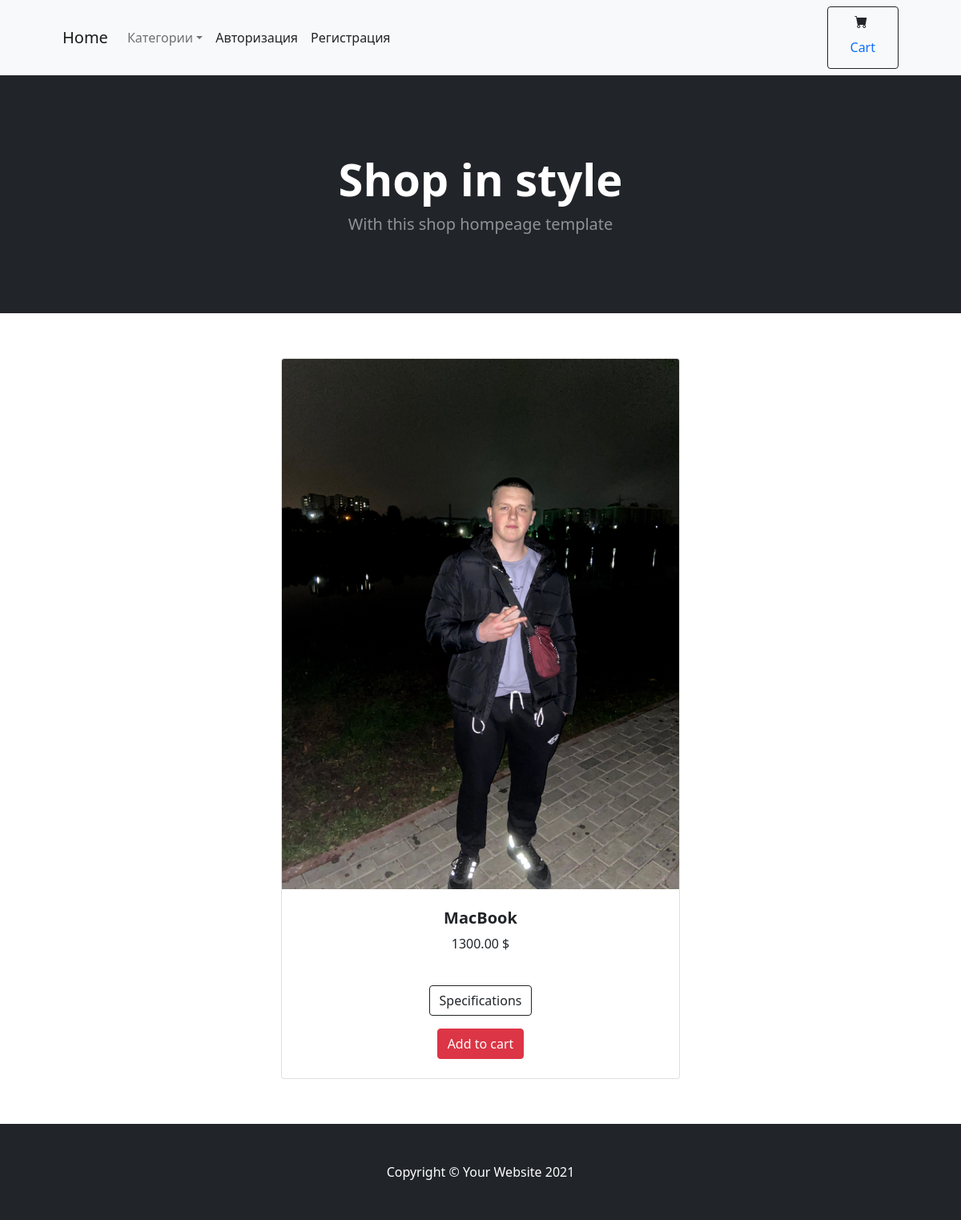
The page / on the database its author committed.
### mainapp/models.py (models this page shows, shortened)
class Product(models.Model):
    MIN_RESOLUTION = (0, 0)
    MAX_RESOLUTION = (8000, 8000)
    category = models.ForeignKey(Category, verbose_name="Category", on_delete=models.CASCADE)
    title = models.CharField(max_length=256, verbose_name="Name of product")
    slug = models.SlugField(max_length=256)
    image = models.ImageField(upload_to="products/%Y/%m/%d", blank=True, verbose_name="Image")
    description = models.TextField(blank=True, verbose_name="Description")
    price = models.DecimalField(max_digits=10, decimal_places=2, verbose_name="Price")
    available = models.BooleanField(default=True)
    created = models.DateTimeField(auto_now_add=True)
    updated = models.DateTimeField(auto_now=True)
    def __str__(self):
        return self.title
    def get_absolute_url(self):
        return reverse("product_detail", kwargs={"slug": self.slug})

### mainapp/views.py (the view)
# urls.py: path("", BaseView.as_view(), name="base"),
class BaseView(CartMixin, View):
    models = ["notebook", "smartphone"]
    def get(self, request, *args, **kwargs):
        products = Product.objects.all()
        categories = Category.objects.all()
        context = {
            "products": products,
            "cart": self.cart,
            "categories": categories
        }
        return render(request, "item.html", context)

### mainapp/mixins.py (called while the page is built)
    def dispatch(self, request, *args, **kwargs):
        if request.user.is_authenticated:
            customer = Customer.objects.filter(user=request.user).first()
            if not customer:
                customer = Customer.objects.create(
                    user=request.user
                )
            cart = Cart.objects.filter(owner=customer, in_order=False).first()
            if not cart:
                cart = Cart.objects.create(owner=customer)
        else:
            cart = Cart.objects.filter(for_anonymous_user=True).first
            if not cart:
                cart = Cart.objects.create(for_anonymous_user=True)
        self.cart = cart
        return super().dispatch(request, *args, **kwargs)

### mainapp/models.py (called while the page is built)
    def get_absolute_url(self):
        return reverse('category_detail', kwargs={'slug': self.slug})

### mainapp/templates/item.html (shortened to what this page needs)
{% extends 'base.html' %}
{% load static %}
{% block content  %}
    {% for el in products %}
        <div class="col mb-5">
    <div class="card h-100">
        <a href="{{ el.get_absolute_url }}"><img class="card-img-top" src="{{ el.image.url }}" alt=""></a>
        <div class="card-body p-4">
            <div class="text-center">
                <h5 class="fw-bolder">{{ el }}</h5>
                <p>{{ el.price }} $</p>
            </div>
        </div>
        <div class="card-footer p-4 pt-0 border-top-0 bg-transparent">
            <div class="text-center"><a class="btn btn-outline-dark mt-auto" href="{{ el.get_absolute_url }}">Specifications</a></div>
                <div class="text-center mt-3">
                    <a href="{% url 'add_to_cart' slug=el.slug %}">
                        <button class="btn btn-danger">Add to cart</button>
                    </a>
                </div>
        </div>
    </div>
</div>
    {% endfor %}
{% endblock content %}

### rows shown on the page
Product: image (picture), title "MacBook", price "1300.00"
